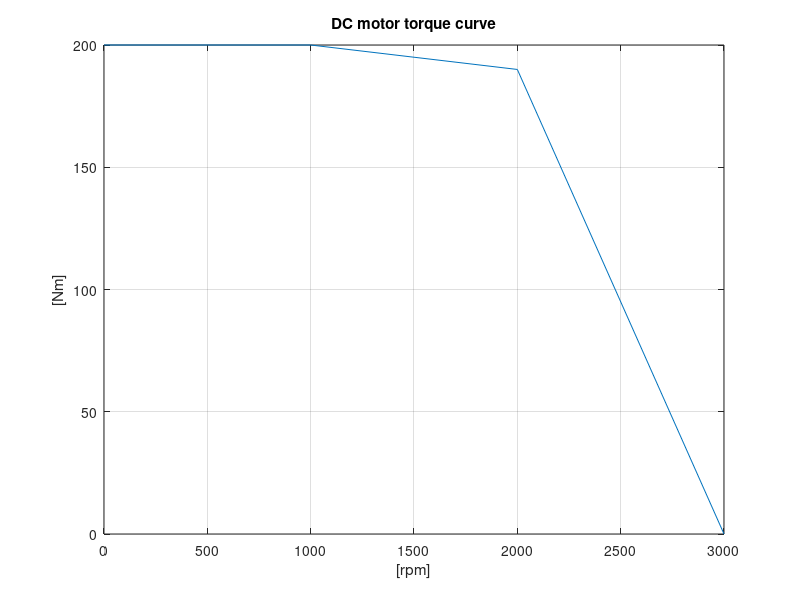

Write MATLAB code to recreate this figure.
%% Single axis example
clc; clear all; close all;

%% Model parameters
% Base geometry
lb = 500;       % [mm]
wb = 25;        
tb = 15;
% Cursor geometry
t = tb;
w = wb;
l = w; % square cursor of the same height of the bed
% Lead screw parameter
ls_pitch = 3.0; % [mm/rev]

%% DC motor parameters
w_m = [0, 1000, 2000, 3000]; % [rpm]
t_m = [1, 1, 0.95, 0] * 200; % [Nm] amount of torque available for given velocity

% this is just a quick sketch of a possible DC motor speed-torque
% characteristics

figure
plot(w_m, t_m)
xlabel("[rpm]")
ylabel("[Nm]")
grid on
title("DC motor torque curve")

